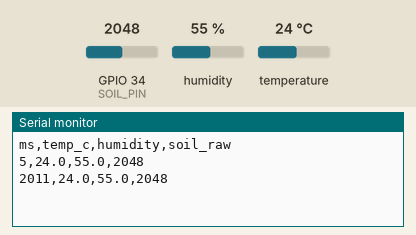
Recording of a sketch running on a simulated ESP32. Shown: the last lines printed to the serial monitor. The inputs (shaded band) are chosen by the test bench; at power-on: humidity 55 %, GPIO 34 (SOIL_PIN) = 2048, temperature 24 °C.

Above: at 2.8 s.
2.9 s: humidity set to 22 %
At 5.2 s:
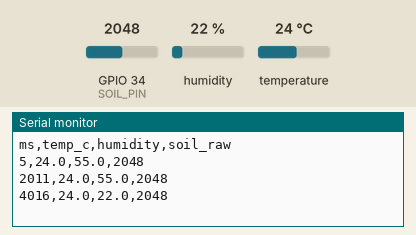
5.6 s: GPIO 34 (SOIL_PIN) set to 2866
At 7.2 s:
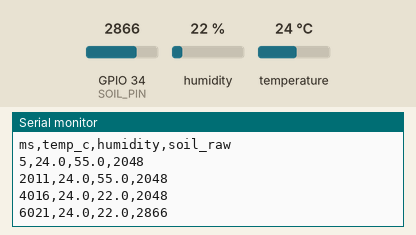
8.3 s: temperature set to 12 °C
At 10.6 s:
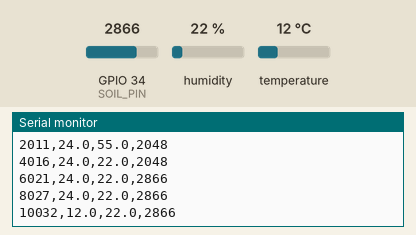
11.0 s: GPIO 34 (SOIL_PIN) set to 3603
At 12.4 s:
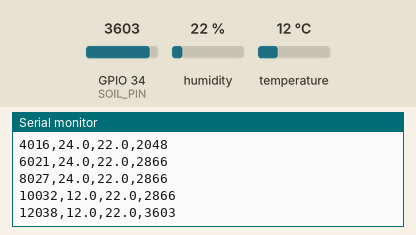
13.7 s: humidity set to 40 %
At 15.3 s:
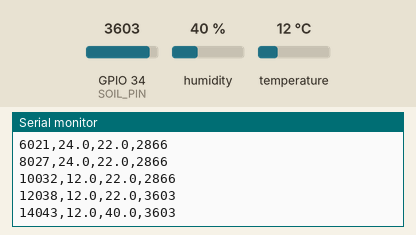
Timing chart, 0 to 16.8 s (numbered marks = the images above; inputs shaded):
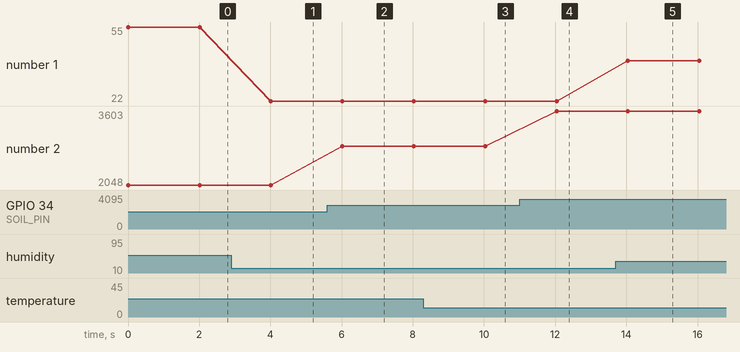

The sketch:

01_read_sensors.ino
```cpp
/*
  01_read_sensors — read temperature, humidity and soil moisture on the ESP32.
  Libraries (Arduino IDE → Library Manager):
    - "DHT sensor library" by Adafruit (also installs "Adafruit Unified Sensor")
  Board: ESP32 Dev Module (install "esp32 by Espressif" in Boards Manager).
  Serial Monitor: 115200 baud.
*/
#include <DHT.h>

const int DHT_PIN = 4;
const int SOIL_PIN = 34;      // input-only pin, good for analog
DHT dht(DHT_PIN, DHT22);

void setup() {
  Serial.begin(115200);
  dht.begin();
  Serial.println("ms,temp_c,humidity,soil_raw");
}

void loop() {
  float temp = dht.readTemperature();
  float hum = dht.readHumidity();
  int soil = analogRead(SOIL_PIN);        // 0–4095 on the ESP32. WETTER = LOWER for capacitive sensors

  if (isnan(temp) || isnan(hum)) {
    Serial.println("DHT read failed: check wiring and the 10k pull-up");
  } else {
    Serial.printf("%lu,%.1f,%.1f,%d\n", millis(), temp, hum, soil);
  }
  delay(2000);   // the DHT22 can only be read every 2 s
}
```

Measured:
- after the input at 2.9 s, the serial monitor: prints a new line after 1.1 s (image 1)
- after the input at 5.6 s, the serial monitor: prints a new line after 0.42 s (image 2)
- after the input at 8.3 s, the serial monitor: prints a new line after 1.7 s (image 3)
- after the input at 11.0 s, the serial monitor: prints a new line after 1.0 s (image 4)
- after the input at 13.7 s, the serial monitor: prints a new line after 0.34 s (image 5)
- plotted number 1: 55 → 22 after the input at 2.9 s, 22 → 40 after the input at 13.7 s
- plotted number 2: 2048 → 2866 after the input at 5.6 s, 2866 → 3603 after the input at 11.0 s
